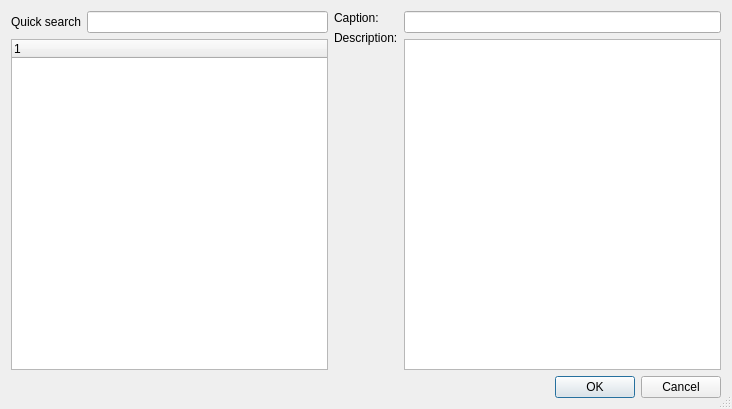
<?xml version="1.0" encoding="UTF-8"?>
<ui version="4.0">
 <class>ChooseUfbDialog</class>
 <widget class="QDialog" name="ChooseUfbDialog">
  <property name="geometry">
   <rect>
    <x>0</x>
    <y>0</y>
    <width>732</width>
    <height>409</height>
   </rect>
  </property>
  <property name="windowTitle">
   <string>Choose UFB element</string>
  </property>
  <property name="sizeGripEnabled">
   <bool>true</bool>
  </property>
  <layout class="QVBoxLayout" name="verticalLayout_4">
   <item>
    <layout class="QHBoxLayout" name="horizontalLayout_2">
     <item>
      <layout class="QVBoxLayout" name="verticalLayout">
       <item>
        <layout class="QHBoxLayout" name="horizontalLayout">
         <item>
          <widget class="QLabel" name="l_quickSearch">
           <property name="text">
            <string>Quick search</string>
           </property>
          </widget>
         </item>
         <item>
          <widget class="QLineEdit" name="quickSearch"/>
         </item>
        </layout>
       </item>
       <item>
        <widget class="QTreeWidget" name="ufbElements">
         <column>
          <property name="text">
           <string notr="true">1</string>
          </property>
         </column>
        </widget>
       </item>
      </layout>
     </item>
     <item>
      <layout class="QVBoxLayout" name="verticalLayout_2">
       <item>
        <widget class="QLabel" name="l_caption">
         <property name="text">
          <string>Caption:</string>
         </property>
        </widget>
       </item>
       <item>
        <widget class="QLabel" name="l_description">
         <property name="text">
          <string>Description:</string>
         </property>
        </widget>
       </item>
       <item>
        <spacer name="verticalSpacer">
         <property name="orientation">
          <enum>Qt::Vertical</enum>
         </property>
         <property name="sizeHint" stdset="0">
          <size>
           <width>20</width>
           <height>40</height>
          </size>
         </property>
        </spacer>
       </item>
      </layout>
     </item>
     <item>
      <layout class="QVBoxLayout" name="verticalLayout_3">
       <item>
        <widget class="QLineEdit" name="caption"/>
       </item>
       <item>
        <widget class="QPlainTextEdit" name="description"/>
       </item>
      </layout>
     </item>
    </layout>
   </item>
   <item>
    <layout class="QHBoxLayout" name="horizontalLayout_3">
     <item>
      <spacer name="horizontalSpacer">
       <property name="orientation">
        <enum>Qt::Horizontal</enum>
       </property>
       <property name="sizeHint" stdset="0">
        <size>
         <width>40</width>
         <height>20</height>
        </size>
       </property>
      </spacer>
     </item>
     <item>
      <widget class="QPushButton" name="ok">
       <property name="text">
        <string>OK</string>
       </property>
      </widget>
     </item>
     <item>
      <widget class="QPushButton" name="cancel">
       <property name="text">
        <string>Cancel</string>
       </property>
      </widget>
     </item>
    </layout>
   </item>
  </layout>
  <zorder></zorder>
  <zorder></zorder>
 </widget>
 <tabstops>
  <tabstop>quickSearch</tabstop>
  <tabstop>ufbElements</tabstop>
  <tabstop>caption</tabstop>
  <tabstop>description</tabstop>
  <tabstop>ok</tabstop>
  <tabstop>cancel</tabstop>
 </tabstops>
 <resources/>
 <connections/>
</ui>
